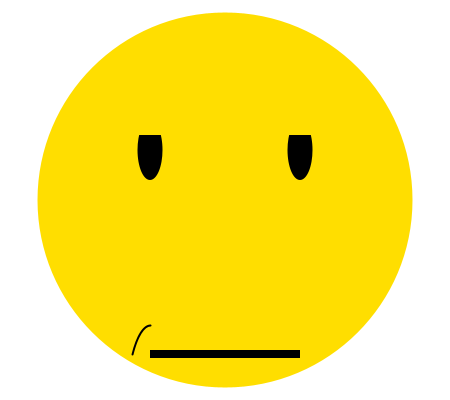
Frame 1 (no input)
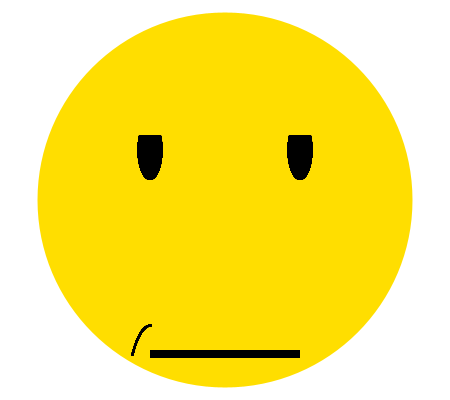
Frame 60 (the mouse pressed at the canvas centre just before this capture)
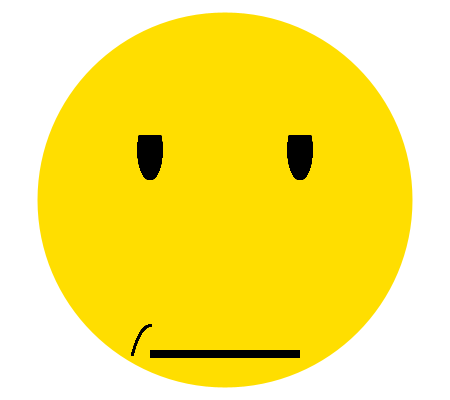
Frame 120 (the mouse held since frame 60 and released just before this capture)

The Processing sketch that drew these frames (run headless with seeded random() and noise(); from frame 60 on, the mouse is pressed at the canvas centre):

// Processing sketch: processing_129355
// ── processing_129355.pde

//Setup backround to white, face to yellow, size of sketch, loads sound file into sketch
void setup() {
  size(450,400);
  int value = 0;
 background(255);
 noStroke();
 fill(255,222,0);
 ellipse(225, 200, 375, 375);
 fill(0);
 
  
}

void draw() {
  //happy expression
 if (keyPressed) {
   if (key == CODED) {
    if (keyCode == UP) 
    noStroke();
    fill(0);
     stroke(0);
    line(90,175,120,160);
    line(340,165,360,180);
    line(85,170,103,168);
    line(351,170,370,172);
    noStroke();
    ellipse(100,150,25,25);
    ellipse(350,150,25,25);
arc(225,175,100,200,0,PI);
  
   stroke(255,222,0);
   strokeWeight(2);
   noFill();
   arc(150, 425, 50, 200, PI+QUARTER_PI, PI+HALF_PI);
    noStroke();
    fill(255,222,0);
   ellipse(150,150,25,60);
    ellipse(300,150,25,60);
    rect(150, 350, 150, 8);
    
    

}
  } else {
    //neutral expression
   stroke(0);
   strokeWeight(2);
   noFill();
   arc(150, 425, 50, 200, PI+QUARTER_PI, PI+HALF_PI);
   noStroke();
    fill(0);
    ellipse(150,150,25,60);
    ellipse(300,150,25,60);
    rect(150, 350, 150, 8);
    fill(255,222,0);
    rect(125,110,200,25);
    ellipse(100,150,25,25);
    ellipse(350,150,25,25);
    arc(225,175,100,200,0,PI);;
 stroke(255,222,0);
line(90,175,120,160);
    line(340,165,360,180);
    line(85,170,103,168);
    line(351,170,370,172);

  }
}
